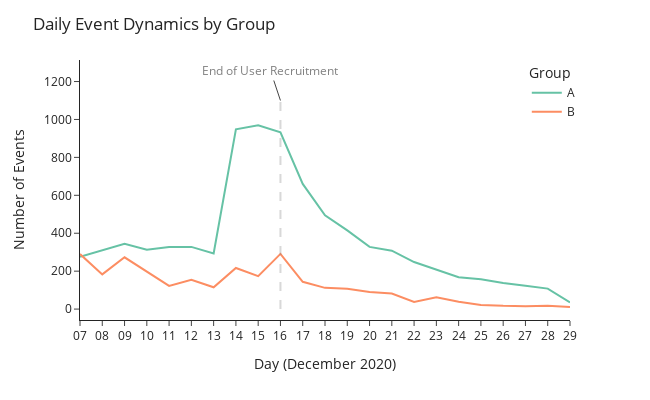

The notebook cell this image was saved under:
### Code cell
# Plot the daily event dynamics
fig = px.line(pivot_events, x='event_date', y='event_dt', color='group', color_discrete_sequence=px_palette)
fig.update_layout(title='Daily Event Dynamics by Group',
                  xaxis_title='Day (December 2020)',
                  yaxis_title='Number of Events',
                  xaxis=dict(tickformat='%d', tickmode='linear'),
                  template=px_template,
                  legend=dict(title='Group', y=1, xanchor="right"),
                  width=650,
                  height=400)

# Add vertical line for participant recruitment cutoff
fig.add_shape(type='line',
              x0='2020-12-16', y0=0, x1='2020-12-16', y1=1100,
              line=dict(color='gray', width=2, dash='dash'))
fig.add_annotation(x='2020-12-16', y=1100, text='End of User Recruitment',
                   font=dict(size=12, color='gray'))
fig.show()

### Figure 1 — Plotly figure (JSON) as saved in the notebook; plotly's stock layout.template omitted (floating-point values rounded to 4 significant figures)
{"data": [{"hovertemplate": "group=A<br>event_date=%{x}<br>event_dt=%{y}<extra></extra>", "legendgroup": "A", "line": {"color": "rgb(102,194,165)", "dash": "solid"}, "marker": {"symbol": "circle"}, "mode": "lines", "name": "A", "orientation": "v", "showlegend": true, "type": "scatter", "x": ["2020-12-07T00:00:00", "2020-12-08T00:00:00", "2020-12-09T00:00:00", "2020-12-10T00:00:00", "2020-12-11T00:00:00", "2020-12-12T00:00:00", "2020-12-13T00:00:00", "2020-12-14T00:00:00", "2020-12-15T00:00:00", "2020-12-16T00:00:00", "2020-12-17T00:00:00", "2020-12-18T00:00:00", "2020-12-19T00:00:00", "2020-12-20T00:00:00", "2020-12-21T00:00:00", "2020-12-22T00:00:00", "2020-12-23T00:00:00", "2020-12-24T00:00:00", "2020-12-25T00:00:00", "2020-12-26T00:00:00", "2020-12-27T00:00:00", "2020-12-28T00:00:00", "2020-12-29T00:00:00"], "xaxis": "x", "y": [276, 311, 345, 313, 327, 328, 293, 948, 969, 932, 660, 495, 415, 328, 308, 248, 209, 168, 157, 138, 123, 108, 35], "yaxis": "y"}, {"hovertemplate": "group=B<br>event_date=%{x}<br>event_dt=%{y}<extra></extra>", "legendgroup": "B", "line": {"color": "rgb(252,141,98)", "dash": "solid"}, "marker": {"symbol": "circle"}, "mode": "lines", "name": "B", "orientation": "v", "showlegend": true, "type": "scatter", "x": ["2020-12-07T00:00:00", "2020-12-08T00:00:00", "2020-12-09T00:00:00", "2020-12-10T00:00:00", "2020-12-11T00:00:00", "2020-12-12T00:00:00", "2020-12-13T00:00:00", "2020-12-14T00:00:00", "2020-12-15T00:00:00", "2020-12-16T00:00:00", "2020-12-17T00:00:00", "2020-12-18T00:00:00", "2020-12-19T00:00:00", "2020-12-20T00:00:00", "2020-12-21T00:00:00", "2020-12-22T00:00:00", "2020-12-23T00:00:00", "2020-12-24T00:00:00", "2020-12-25T00:00:00", "2020-12-26T00:00:00", "2020-12-27T00:00:00", "2020-12-28T00:00:00", "2020-12-29T00:00:00"], "xaxis": "x", "y": [290, 183, 273, 196, 122, 154, 115, 217, 174, 291, 144, 112, 107, 90, 82, 38, 62, 39, 22, 17, 15, 18, 11], "yaxis": "y"}], "layout": {"annotations": [{"font": {"color": "gray", "size": 12}, "text": "End of User Recruitment", "x": "2020-12-16", "y": 1100}], "height": 400, "legend": {"title": {"text": "Group"}, "tracegroupgap": 0, "xanchor": "right", "y": 1}, "margin": {"t": 60}, "shapes": [{"line": {"color": "gray", "dash": "dash", "width": 2}, "type": "line", "x0": "2020-12-16", "x1": "2020-12-16", "y0": 0, "y1": 1100}], "title": {"text": "Daily Event Dynamics by Group"}, "width": 650, "xaxis": {"anchor": "y", "domain": [0, 1], "tickformat": "%d", "tickmode": "linear", "title": {"text": "Day (December 2020)"}}, "yaxis": {"anchor": "x", "domain": [0, 1], "title": {"text": "Number of Events"}}}}
